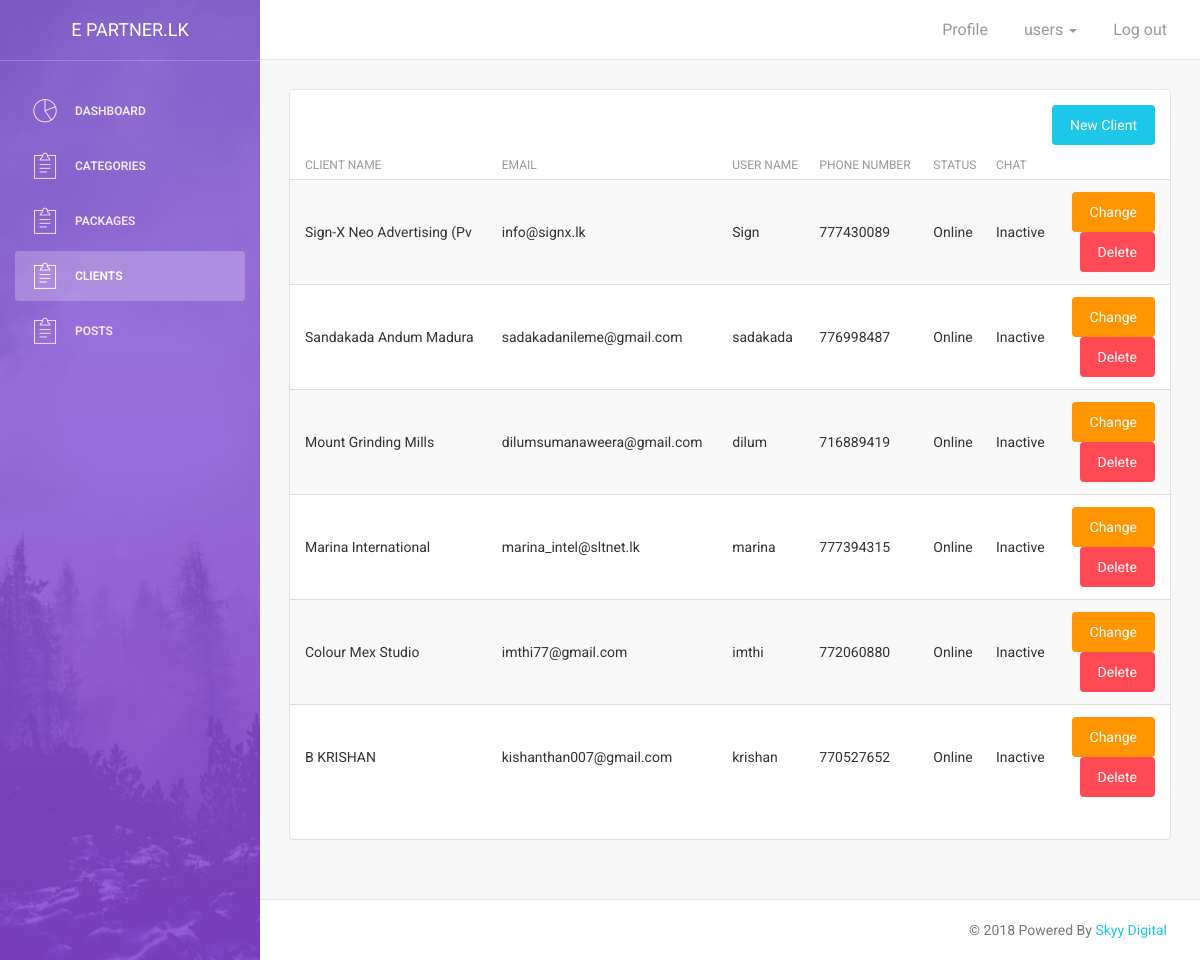
Page /Admin/admin/clients.php (signed in) on the committed database.
### tables this page shows
CREATE TABLE `client` (
  `Client_ID` int(11) NOT NULL,
  `C_Fname` varchar(10) NOT NULL,
  `C_Lname` varchar(15) NOT NULL,
  `Email` varchar(50) NOT NULL,
  `password` text NOT NULL,
  `C_Uname` varchar(10) NOT NULL,
  `Status` varchar(7) NOT NULL,
  `TP` int(13) NOT NULL,
  `Chat` int(1) NOT NULL,
  `Added_ID` int(11) NOT NULL,
  `Added_Date` date NOT NULL
);

### Admin/admin/clients.php (the view, shortened to what this page needs)
?><!doctype html>
<html lang="en">
<head>
    <link href="assets/css/bootstrap.min.css" rel="stylesheet" />
    <link href="assets/css/animate.min.css" rel="stylesheet"/>
    <link href="assets/css/light-bootstrap-dashboard.css?v=1.4.0" rel="stylesheet"/>
    <link href="assets/css/demo.css" rel="stylesheet" />
    <link href="http://maxcdn.bootstrapcdn.com/font-awesome/4.2.0/css/font-awesome.min.css" rel="stylesheet">
    <link href="assets/css/pe-icon-7-stroke.css" rel="stylesheet" />
</head>
<body>
<div class="wrapper">
    <div class="sidebar" data-color="purple" data-image="assets/img/sidebar-5.jpg">
        <div class="sidebar-wrapper">
            <div class="logo">
                <a href="index.php" class="simple-text">
                    E Partner.lk
                </a>
            </div>
            <ul class="nav">
                <li>
                    <a href="index.php">
                        <i class="pe-7s-graph"></i>
                        <p>Dashboard</p>
                    </a>
                </li>
                <li>
                    <a href="categories.php">
                        <i class="pe-7s-note2"></i>
                        <p>Categories</p>
                    </a>
                </li>
                <li>
                    <a href="packages.php">
                        <i class="pe-7s-note2"></i>
                        <p>Packages</p>
                    </a>
                </li>
                <li class="active">
                    <a href="clients.php">
                        <i class="pe-7s-note2"></i>
                        <p>Clients</p>
                    </a>
                </li>
                <li>
                    <a href="post.php">
                        <i class="pe-7s-note2"></i>
                        <p>Posts</p>
                    </a>
                </li>
            </ul>
        </div>
    </div>
    <div class="main-panel">
        <?php
        include 'menu.php';
        ?>
        <div class="content">
            <div class="container-fluid">
                <div class="row">
                    <div class="col-md-12">
                        <div class="card">
                            <div class="header">
                                <form action="newclient.php" method="post">
                                    <button type="submit" class="btn btn-info btn-fill pull-right">New Client</button>
                                </form>
                            </div>
                            <div class="content table-responsive table-full-width">
                                <table class="table table-hover table-striped">
                                    <thead>
                                    <th>Client Name</th>
                                    <th>Email</th>
                                    <th>User Name</th>
                                    <th>Phone Number</th>
                                    <th>Status</th>
                                    <th>Chat</th>
                                    <th> </th>
                                    </thead>
                                    <tbody>
                                    <?php
                                    include '../connection.php';
                                    $all=$db->query("SELECT client.C_Uname,client.Client_ID,client.C_Fname,client.C_Lname,client.Email,client.TP,client.Status,users.F_Name,users.L_Name,client.Chat FROM client INNER JOIN users ON users.U_ID=client.Added_ID ORDER BY client.Client_ID DESC");
                                    while ($alldoc=$all->fetch_assoc()){
                                        ?>
                                        <tr>
                                            <td><?php echo $alldoc['C_Fname'].' '.$alldoc['C_Lname'];?></td>
                                            <td><?php echo $alldoc['Email'];?></td>
                                            <td><?php echo $alldoc['C_Uname'];?></td>
                                            <td><?php echo $alldoc['TP'];?></td>
                                            <td><?php echo $alldoc['Status'];?></td>
                                            <td>
                                                <?php $chat=$alldoc['Chat'];
                                                if ($chat==0){echo "Inactive";}else{echo "Active";}
                                                ?>
                                            </td>
                                            <td>
                                                <form action="changeclient.php?ID=<?php echo $alldoc['Client_ID'];?>" method="post">
                                                    <button type="submit" class="btn btn-warning btn-fill pull-right">Change</button>
                                                </form>
                                                <form action="delete/deleteclient.php?ID=<?php echo $alldoc['Client_ID'];?>" method="post">
                                                    <button type="submit" class="btn btn-danger btn-fill pull-right">Delete</button>
                                                </form>
                                            </td>
                                        </tr>
                                        <?php
                                    }
                                    ?>
                                    </tbody>
                                </table>
                            </div>
                        </div>
                    </div>
                </div>
            </div>
        </div>
        <?php
        include 'footer.php';
        ?>
    </div>
</div>
</body>
</html>

### rows in the picture
client: C_Fname "Sign-X Neo", C_Lname "Advertising (Pv", Email "info@signx.lk", C_Uname "Sign", TP "777430089", Status "Online", Chat "Inactive"
client: C_Fname "Sandakada", C_Lname "Andum Madura", Email "sadakadanileme@gmail.com", C_Uname "sadakada", TP "776998487", Status "Online", Chat "Inactive"
client: C_Fname "Mount", C_Lname "Grinding Mills", Email "dilumsumanaweera@gmail.com", C_Uname "dilum", TP "716889419", Status "Online", Chat "Inactive"
client: C_Fname "Marina", C_Lname "International", Email "marina_intel@sltnet.lk", C_Uname "marina", TP "777394315", Status "Online", Chat "Inactive"
client: C_Fname "Colour Mex", C_Lname "Studio", Email "imthi77@gmail.com", C_Uname "imthi", TP "772060880", Status "Online", Chat "Inactive"
client: C_Fname "B", C_Lname "KRISHAN", Email "kishanthan007@gmail.com", C_Uname "krishan", TP "770527652", Status "Online", Chat "Inactive"
